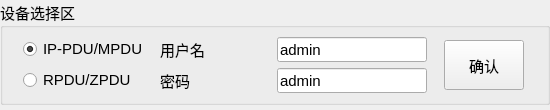
<?xml version="1.0" encoding="UTF-8"?>
<ui version="4.0">
 <class>DevSelectWid</class>
 <widget class="QWidget" name="DevSelectWid">
  <property name="geometry">
   <rect>
    <x>0</x>
    <y>0</y>
    <width>550</width>
    <height>108</height>
   </rect>
  </property>
  <property name="windowTitle">
   <string>Form</string>
  </property>
  <layout class="QGridLayout" name="gridLayout_2">
   <property name="leftMargin">
    <number>0</number>
   </property>
   <property name="topMargin">
    <number>0</number>
   </property>
   <property name="rightMargin">
    <number>0</number>
   </property>
   <property name="bottomMargin">
    <number>5</number>
   </property>
   <property name="spacing">
    <number>0</number>
   </property>
   <item row="0" column="0">
    <widget class="QGroupBox" name="groupBox">
     <property name="font">
      <font>
       <family>微软雅黑</family>
       <pointsize>11</pointsize>
      </font>
     </property>
     <property name="title">
      <string>设备选择区</string>
     </property>
     <layout class="QGridLayout" name="gridLayout">
      <item row="0" column="0">
       <widget class="QRadioButton" name="ipRadio">
        <property name="maximumSize">
         <size>
          <width>120</width>
          <height>20</height>
         </size>
        </property>
        <property name="font">
         <font>
          <family>Arial</family>
          <pointsize>11</pointsize>
         </font>
        </property>
        <property name="text">
         <string>IP-PDU/MPDU</string>
        </property>
        <property name="checked">
         <bool>true</bool>
        </property>
       </widget>
      </item>
      <item row="0" column="1">
       <widget class="QLabel" name="label">
        <property name="sizePolicy">
         <sizepolicy hsizetype="Fixed" vsizetype="Fixed">
          <horstretch>0</horstretch>
          <verstretch>0</verstretch>
         </sizepolicy>
        </property>
        <property name="minimumSize">
         <size>
          <width>100</width>
          <height>20</height>
         </size>
        </property>
        <property name="maximumSize">
         <size>
          <width>100</width>
          <height>20</height>
         </size>
        </property>
        <property name="font">
         <font>
          <family>微软雅黑</family>
          <pointsize>11</pointsize>
         </font>
        </property>
        <property name="text">
         <string>用户名</string>
        </property>
       </widget>
      </item>
      <item row="0" column="2">
       <widget class="QLineEdit" name="userEdit">
        <property name="sizePolicy">
         <sizepolicy hsizetype="Fixed" vsizetype="Fixed">
          <horstretch>0</horstretch>
          <verstretch>0</verstretch>
         </sizepolicy>
        </property>
        <property name="minimumSize">
         <size>
          <width>150</width>
          <height>25</height>
         </size>
        </property>
        <property name="maximumSize">
         <size>
          <width>150</width>
          <height>25</height>
         </size>
        </property>
        <property name="font">
         <font>
          <family>Arial</family>
          <pointsize>11</pointsize>
         </font>
        </property>
        <property name="text">
         <string>admin</string>
        </property>
       </widget>
      </item>
      <item row="0" column="3" rowspan="2">
       <widget class="QPushButton" name="okBtn">
        <property name="sizePolicy">
         <sizepolicy hsizetype="Fixed" vsizetype="Fixed">
          <horstretch>0</horstretch>
          <verstretch>0</verstretch>
         </sizepolicy>
        </property>
        <property name="minimumSize">
         <size>
          <width>30</width>
          <height>50</height>
         </size>
        </property>
        <property name="text">
         <string>确认</string>
        </property>
       </widget>
      </item>
      <item row="1" column="0">
       <widget class="QRadioButton" name="rzRadio">
        <property name="maximumSize">
         <size>
          <width>120</width>
          <height>20</height>
         </size>
        </property>
        <property name="font">
         <font>
          <family>Arial</family>
          <pointsize>11</pointsize>
         </font>
        </property>
        <property name="text">
         <string>RPDU/ZPDU</string>
        </property>
       </widget>
      </item>
      <item row="1" column="1">
       <widget class="QLabel" name="label_2">
        <property name="sizePolicy">
         <sizepolicy hsizetype="Fixed" vsizetype="Fixed">
          <horstretch>0</horstretch>
          <verstretch>0</verstretch>
         </sizepolicy>
        </property>
        <property name="minimumSize">
         <size>
          <width>100</width>
          <height>20</height>
         </size>
        </property>
        <property name="maximumSize">
         <size>
          <width>100</width>
          <height>20</height>
         </size>
        </property>
        <property name="font">
         <font>
          <family>微软雅黑</family>
          <pointsize>11</pointsize>
         </font>
        </property>
        <property name="text">
         <string>密码</string>
        </property>
       </widget>
      </item>
      <item row="1" column="2">
       <widget class="QLineEdit" name="pwdEdit">
        <property name="sizePolicy">
         <sizepolicy hsizetype="Fixed" vsizetype="Fixed">
          <horstretch>0</horstretch>
          <verstretch>0</verstretch>
         </sizepolicy>
        </property>
        <property name="minimumSize">
         <size>
          <width>150</width>
          <height>25</height>
         </size>
        </property>
        <property name="maximumSize">
         <size>
          <width>150</width>
          <height>25</height>
         </size>
        </property>
        <property name="font">
         <font>
          <family>Arial</family>
          <pointsize>11</pointsize>
         </font>
        </property>
        <property name="text">
         <string>admin</string>
        </property>
       </widget>
      </item>
     </layout>
    </widget>
   </item>
  </layout>
 </widget>
 <resources/>
 <connections/>
</ui>
